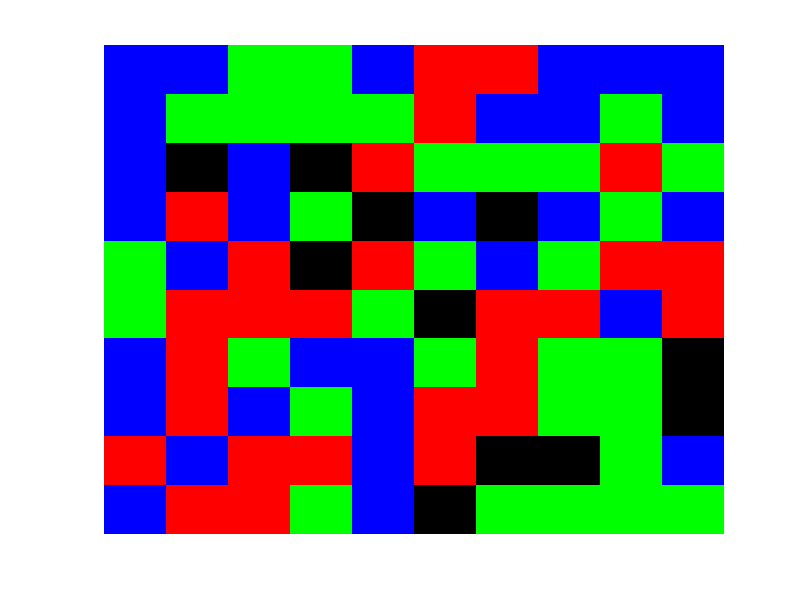
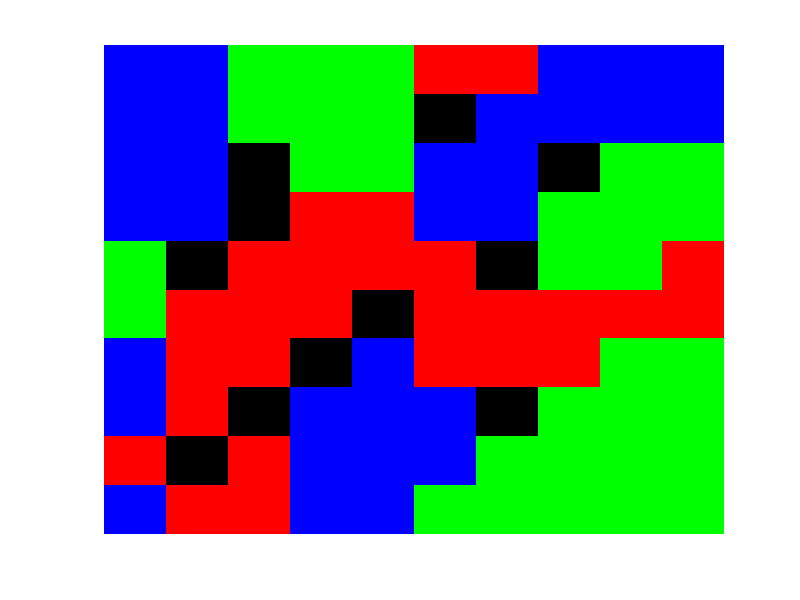
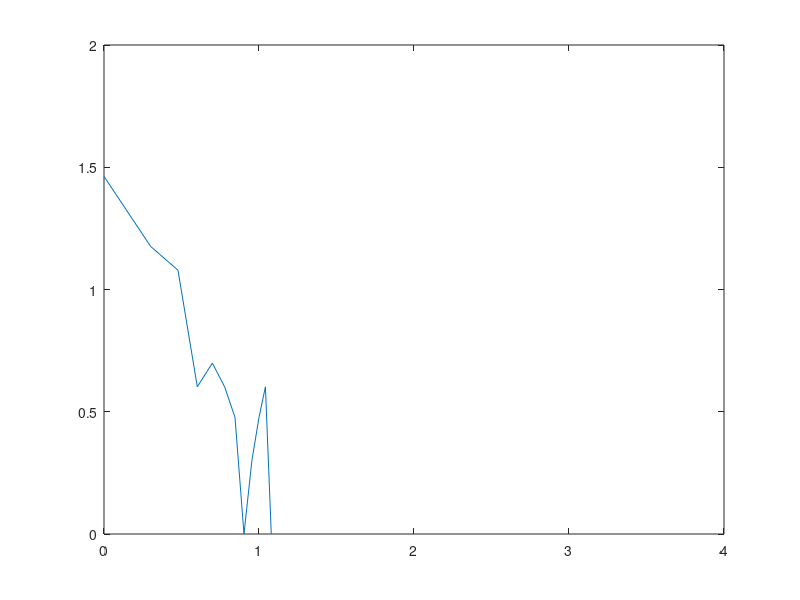

Recreate these plots in MATLAB, in order.
% SYDE 332
% Racial Segregation Model Attempt

% size of grid
n = 10;

% proportion of vacancies
vacanicies_proportion = 0.1;

% number of races
T = 3;

% colors
map = [0 0 0; 1 0 0; 0 1 0; 0 0 1];

% racial dispreference parameter
% minimum fraction of friends that I need to be satisfied
F = 4/8;

max_iterations = 10000;

% initialize
z = zeros(n);

for i=1:n
    for j=1:n
        if rand > vacanicies_proportion
            z(i,j) = randi(T);
        end
    end
end

[row,col] = find(z(:,:,1)==0);
pos_vacancies = [row col];

figure,
imagesc(z);
colormap(map);
axis('off');

number_of_moves = zeros(1,max_iterations);

%% run simulation
total_neighbours = 8;

for k=1:max_iterations
    x = randperm(n);
    for i=x
        y = randperm(n);
        for j=y
            if z(i,j)~=0
                not_like_me = 0;

                if i~=1 && z(i-1,j) ~= z(i,j) && z(i-1,j) ~=0
                    not_like_me = not_like_me +1;
                end
                if i~=n && z(i+1,j) ~= z(i,j) && z(i+1,j) ~=0
                    not_like_me = not_like_me +1;
                end
                if j~=1 && z(i,j-1) ~= z(i,j) && z(i,j-1) ~=0
                    not_like_me = not_like_me +1;
                end
                if j~=n && z(i,j+1) ~= z(i,j) && z(i,j+1) ~=0
                    not_like_me = not_like_me +1;
                end
                if i~=1 && j~=1 && z(i-1,j-1) ~= z(i,j) && z(i-1,j-1) ~= 0
                    not_like_me = not_like_me +1;
                end
                if i~=1 && j~=n && z(i-1,j+1) ~= z(i,j) && z(i-1,j+1) ~= 0
                    not_like_me = not_like_me +1;
                end
                if i~=n && j~=1 && z(i+1,j-1) ~= z(i,j) && z(i+1,j-1) ~= 0
                    not_like_me = not_like_me +1;
                end
                if i~=n && j~=n && z(i+1,j+1) ~= z(i,j) && z(i+1,j+1) ~= 0
                    not_like_me = not_like_me +1;
                end
                
                friends = total_neighbours - not_like_me;

                if friends/total_neighbours < F
                    
                    idx = randperm(length(pos_vacancies));
                    
                    p = 1;
                    
                    new_x = pos_vacancies(idx(p),1);
                    new_y = pos_vacancies(idx(p),2);
                    disp('in da while loop')

                    z(new_x,new_y) = z(i,j);
                    z(i,j) = 0;
                    number_of_moves(k) = number_of_moves(k) + 1;
                    pos_vacancies(idx(p),1) = i;
                    pos_vacancies(idx(p),2) = j;
                    

                end
            end
%             imagesc(z);
%             colormap(map);
%             axis('off');
%             pause(0.0001);

        end
    end
    if number_of_moves(k) == 0
        disp('number of iterations to convergence: ')
        disp(k);
        disp('total number of moves to convergence: ')
        disp(sum(number_of_moves))
        break;
    end
end

figure,
imagesc(z);
colormap(map);
axis('off');

%% plot number of moves
iterant = 1:max_iterations;
figure,
plot(log10(iterant), log10(number_of_moves));
